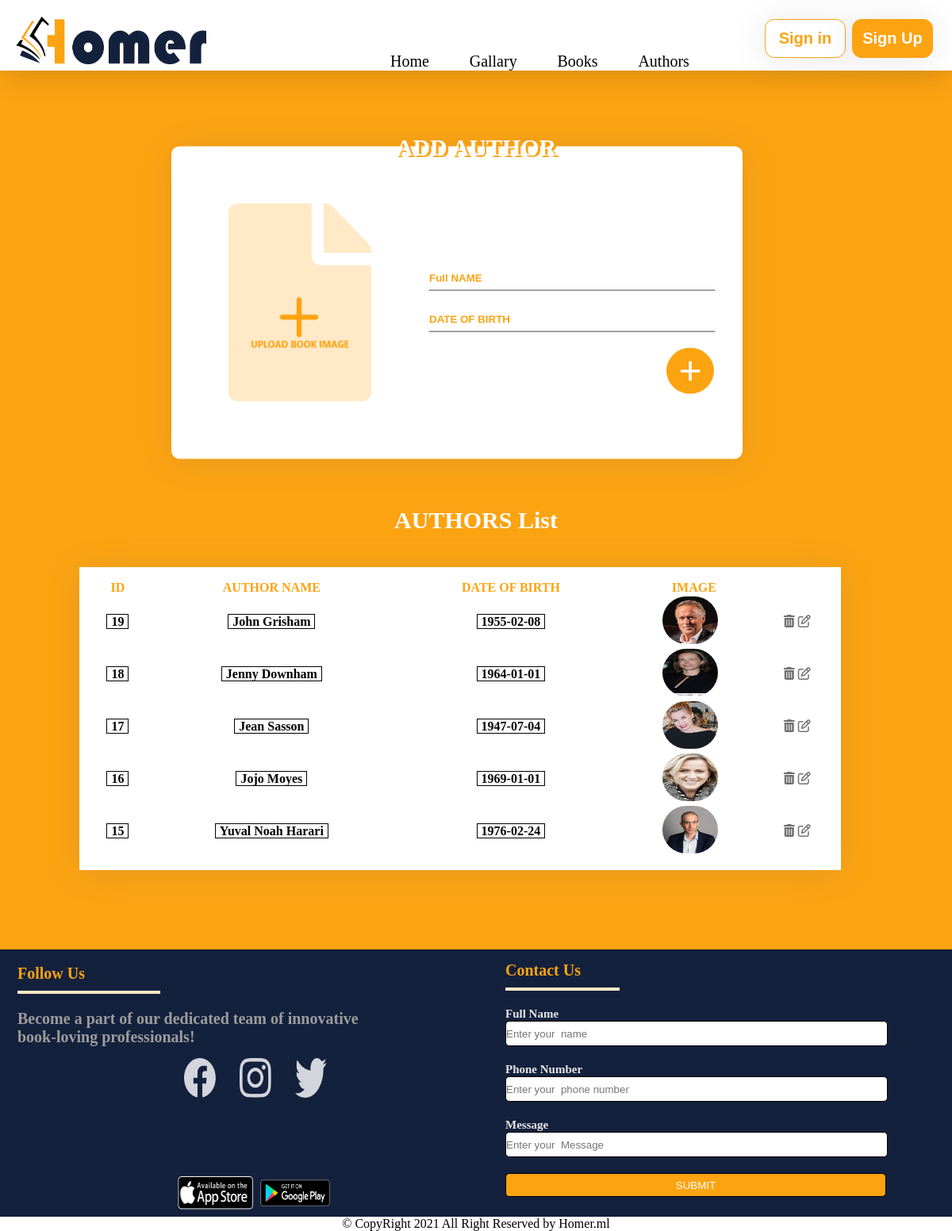
The page /authoradd.php on the database its author committed.
### tables this page shows
CREATE TABLE `author` (
  `ID` int(11) NOT NULL,
  `A_name` varchar(100) NOT NULL,
  `D_brith` date NOT NULL,
  `img` varchar(100) NOT NULL
);

### authoradd.php (the view, shortened to what this page needs)
<?php
include 'connect.php';
 $query="SELECT * FROM author ORDER BY ID DESC";
 $res=mysqli_query($connect,$query);
?>
<!DOCTYPE html>
<html>
<head>
    <link rel="stylesheet" type="text/css" href="styles/style.css">
	<link rel="stylesheet" href="styles/styles.css">
	<link rel="stylesheet" href="styles/footerf.css">
</head>
<body>
<header>
		<a href="index.php"><img class="logo" src="images/homer.png"></a>
		<div class="navcont navhide">
			<a href="index.php">Home</a>
			<a href="gallery.php">Gallary</a>
			<a href="bookadd.php">Books</a>
			<a href="authoradd.php">Authors</a>
		</div>
		<div class="login navhide">
			<button class="in">Sign in</button>
			<button class="up">Sign Up</button>
		</div>
	</header>
<section class="bod">
	<h2 class="titleadd">ADD AUTHOR</h2>
	<div class="Add">
			<img src="images/addpic.png" id="addpc"  onclick="upld()">
		<form name="authorform" onsubmit="validation();" class="athform" style="margin-top: 150px;" action="<?php echo $_SERVER['PHP_SELF']; ?>"  method="post" enctype="multipart/form-data">
			<div class="inp">
				<input type="text" id="title" name="athorname" placeholder="Full NAME">
			</div>
			<div class="inp">
                <input type="text" id="birthd" name="bithd" placeholder="DATE OF BIRTH" onfocus="(this.type='date')" onblur="(this.type='text')">
			</div>
			<div class="btn">
				<button name="submit">+</button>
			</div>
		</form>
		</div>
</section>
<h2>AUTHORS List</h2>
<table>
		<tr>
			<th>ID</th>
			<th>AUTHOR NAME</th>
			<th>DATE OF BIRTH</th>
			<th>IMAGE</th>
			<th></th>
		</tr>
        <?php  while($row = mysqli_fetch_assoc($res))
{?>
			 <tr>
				<td><label><?php echo $row['ID']?></label></td>
				<td><label><?php echo $row['A_name']?></label></td>
				<td><label><?php echo $row['D_brith']?></label></td>
				<td><img src="<?php echo $row['img']?>"></td>
				<td><a href="authoradd.php?id=<?php echo $row['ID']; ?>"><i class="fas fa-trash-alt op"  onclick="alert('deleted')"></i></a>  <a href="updatA.php?id=<?php echo $row['ID']; ?>"><i class="far fa-edit op" ></i> </a></td>
			</tr>
			<?php }?>
</table>
<footer>
        <div class="follow">
            <h3>Follow Us</h3>
            <p>Become a part of our dedicated team of innovative<br> book-loving professionals!</p>
            <div class="social">
                <img src="images/facebook.png">
                <img src="images/instagram.png">
                <img src="images/twitter.png">
            </div>
            <div class="app">
                <img src="images/as.png" alt="appstore">
                <img src="images/ps.png" alt="playstore">
            </div>
        </div>
            <form class="contact"><h3>Contact Us</h3>
                <div>
                    <label for="name">Full Name</label>
                    <input type="text" id="name" placeholder="Enter your  name">
                </div>
                <div>
                <label for="phone">Phone Number</label>
                <input type="text" id="phone" placeholder="Enter your  phone number">
                </div>
                <div>
                    <label for="message">Message</label>
                <input type="text" id="message" placeholder="Enter your  Message">
                </div>
                <button class="sub">SUBMIT</button>
            </form>
    </footer>
    <div class="cp">&copy; CopyRight 2021 All Right Reserved by Homer.ml</div>
</body>
</html>

### styles/style.css (style rules this page uses)
* { margin: 0; padding: 0; }
body { background: #fca311; }
header { display: -webkit-box; display: -ms-flexbox; display: flex; -webkit-box-orient: horizontal; -webkit-box-direction: normal; -ms-flex-direction: row; flex-direction: row; -ms-flex-line-pack: center; align-content: center; background: #fff; padding: 20px; -webkit-box-shadow: 0px 3px 40px rgba(0, 0, 0, 0.16); box-shadow: 0px 3px 40px rgba(0, 0, 0, 0.16); padding-bottom: 0; font-family: "Javanese Text"; }
header .logo { margin-top: 0.5%; width: 240px; height: 60px; }
header .navcont { position: relative; margin-left: 10%; margin-top: 4%; width: 60%; }
header a { color: #000; text-decoration: none; padding-right: 10%; font-size: 20px; }
header .login { display: -webkit-box; display: -ms-flexbox; display: flex; -webkit-box-orient: horizontal; -webkit-box-direction: normal; -ms-flex-direction: row; flex-direction: row; }
header .login button { width: 110px; height: 49px; border-radius: 12px; background: #fff; margin: 2%; border: 1px solid #fca311; -webkit-box-shadow: 0px 3px 40px rgba(114, 114, 114, 0.16); box-shadow: 0px 3px 40px rgba(114, 114, 114, 0.16); font-weight: bold; font-size: 20px; }
header .login button.in { color: #fca311; background-color: white; }
header .login button.up { background-color: #fca311; color: white; }
h2 { text-align: center; color: #fff; position: relative; z-index: 100; font-size: 30px; margin-top: 80px; text-shadow: 3px 2px #fca311; margin-bottom: -58px; }
.Add, .Addart { background-color: white; width: 60%; -webkit-box-shadow: 0px 3px 40px rgba(114, 114, 114, 0.16); box-shadow: 0px 3px 40px rgba(114, 114, 114, 0.16); border-radius: 10px; display: -webkit-box; display: -ms-flexbox; display: flex; -webkit-box-pack: center; -ms-flex-pack: center; justify-content: center; -ms-flex-line-pack: center; align-content: center; margin-bottom: 100px; -webkit-transform: translate(30%, 10%); transform: translate(30%, 10%); z-index: 1; }
.Add #addpc, .Addart #addpc { width: 25%; height: 250px; margin: 10%; }
.Add form, .Addart form { width: 70%; margin-top: 10%; margin-right: 5%; }
.Add form div input, .Add form div select, .Addart form div input, .Addart form div select { border: 1px solid white; border-bottom: 1px solid #474646; width: 100%; height: 30px; margin-bottom: 20px; color: #fca311; font-weight: bold; }
.Add form div.inp input::placeholder, .Addart form div.inp input::placeholder { color: #fca311; font-weight: bold; }
.Add form div.btn button, .Addart form div.btn button { border-radius: 50%; background-color: #fca311; color: white; border: none; font-size: 50px; float: right; width: 60px; }
table { background-color: white; width: 80%; margin: 100px; padding: 15px; -webkit-box-shadow: 0px 3px 40px rgba(114, 114, 114, 0.16); box-shadow: 0px 3px 40px rgba(114, 114, 114, 0.16); }
table tr { padding: 40px; }
table tr td { cursor: pointer; }
table tr td label { border: 1px solid black; font-weight: bold; padding: 0 5px; margin-bottom: 100px; }
table tr td .op { color: #707070; }
table img { -webkit-box-align: center; -ms-flex-align: center; align-items: center; margin-right: 10px; height: 60px; width: 70px; border-radius: 71px; }
table td { text-align: center; font-weight: bold; padding: 0; margin: 0; }
th { color: #fca311; }
table tr td:last-child, table tr td:nth-child(5) { border: none; }

### rows shown on the page
author: ID "19", A_name "John Grisham", D_brith "1955-02-08", img (picture)
author: ID "18", A_name "Jenny Downham", D_brith "1964-01-01", img (picture)
author: ID "17", A_name "Jean Sasson", D_brith "1947-07-04", img (picture)
author: ID "16", A_name "Jojo Moyes", D_brith "1969-01-01", img (picture)
author: ID "15", A_name "Yuval Noah Harari", D_brith "1976-02-24", img (picture)
